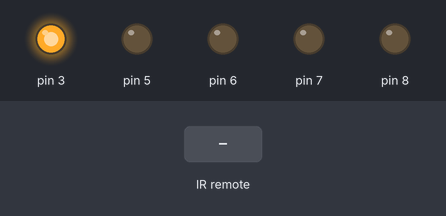
Recording of a sketch running on a simulated Arduino Uno, built with avr-gcc and run on an emulated ATmega328P. On the bench: output pins drawn as LEDs (lit = HIGH). Inputs (shaded band) come from the test bench.

Above: at 1.2 s.
1.3 s: infrared code 0xFF629D received
At 1.4 s:
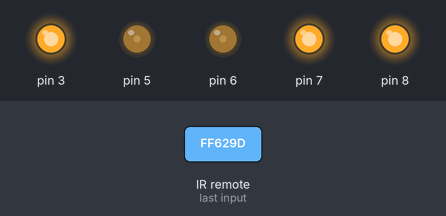
3.0 s: infrared code 0xFFA857 received
At 3.1 s:
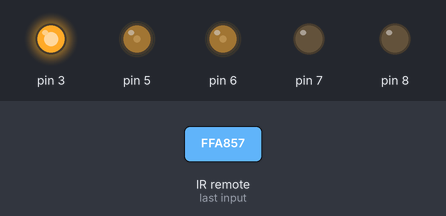
4.7 s: infrared code 0xFF22DD received
At 4.8 s:
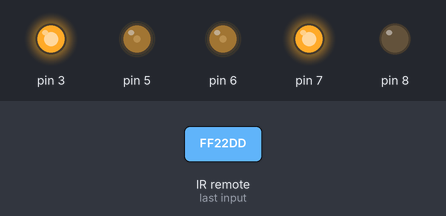
6.4 s: infrared code 0xFFC23D received
At 6.5 s:
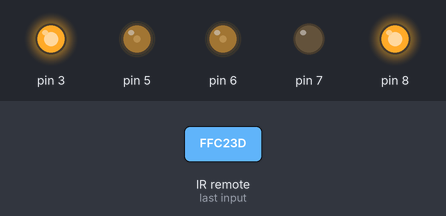
Timing chart, 0 to 9.1 s (numbered marks = the images above; inputs shaded):
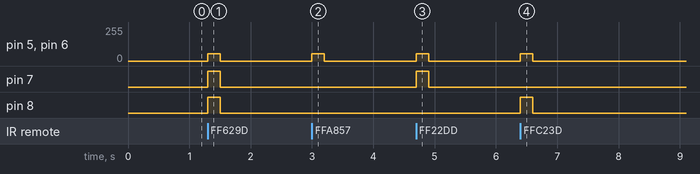

Measured:
- after the input at 1.3 s, pin 5, pin 6: 0/255 → 55/255 at once, → 0/255 0.20 s later; pin 7, pin 8: LOW → HIGH at once, → LOW 0.20 s later
- after the input at 3.0 s, pin 5, pin 6: 0/255 → 55/255 at once, → 0/255 0.20 s later
- after the input at 4.7 s, pin 5, pin 6: 0/255 → 55/255 at once, → 0/255 0.20 s later; pin 7: LOW → HIGH at once, → LOW 0.20 s later
- after the input at 6.4 s, pin 5, pin 6: 0/255 → 55/255 at once, → 0/255 0.20 s later; pin 8: LOW → HIGH at once, → LOW 0.20 s later

The sketch:

robot_car.ino
```cpp
#include "robot_car.h"
#include <IRremote.h>

#define F 16736925  //FORWARD (PRESS)
#define B 16754775  //BACK (PRESS)
#define L 16720605  //LEFT (PRESS)
#define R 16761405  //RIGHT (PRESS)
#define S 16712445  //STOP (PRESS)
#define UNKNOWN_F 5316027     //FORWARD (HOLD)
#define UNKNOWN_B 2747854299  //BACK (HOLD)
#define UNKNOWN_L 1386468383  //LEFT (HOLD)
#define UNKNOWN_R 553536955   //RIGHT (HOLD)
#define UNKNOWN_S 3622325019  //STOP (HOLD)

IRrecv irrecv (9);
decode_results results;

RobotCar car(7, 8, 5, 6, 3); // Initialize the RobotCar object

unsigned long preMillis;

void setup() {
   car.init();
   irrecv.enableIRIn();
}

void loop() {
  if (irrecv.decode(&results)) {
    preMillis = millis();
    irrecv.resume(); // Receive the next value

    switch (results.value) {
      case F:
      case UNKNOWN_F: car.forward(); break;
      case B:
      case UNKNOWN_B: car.backward(); break;
      case L:
      case UNKNOWN_L: car.left(); break;
      case R:
      case UNKNOWN_R: car.right(); break;
      case S:
      case UNKNOWN_S: car.stop(); break;
      default: break;
    }
  }
  else{
    if(millis() - preMillis > 200){
      car.stop();
      preMillis = millis();
    }
  }
}
```

robot_car.cpp
```cpp
#include "robot_car.h"

RobotCar::RobotCar(int pinA1,int pinA2,int pinB1, int pinB2, int standby) {

  _pinA1 = pinA1;
  _pinA2 = pinA2;
  _pinB1 = pinB1;
  _pinB2 = pinB2;
  _standby = standby;
}

void RobotCar::init(){
  pinMode(_pinA1, OUTPUT);
  pinMode(_pinA2, OUTPUT);
  pinMode(_pinB1, OUTPUT);
  pinMode(_pinB2, OUTPUT);
  pinMode(_standby,OUTPUT);
  digitalWrite(_standby,HIGH);
}

void RobotCar::forward() {
  digitalWrite(_pinA1, HIGH);
  digitalWrite(_pinA2, HIGH);
  analogWrite(_pinB1, 55);
  analogWrite(_pinB2, 55);
}

void RobotCar::backward() {
  digitalWrite(_pinA1, LOW);
  digitalWrite(_pinA2, LOW);
  analogWrite(_pinB1, 55);
  analogWrite(_pinB2, 55);
}

void RobotCar::left() {
  digitalWrite(_pinA1, HIGH);
  digitalWrite(_pinA2, LOW);
  analogWrite(_pinB1, 55);
  analogWrite(_pinB2, 55);
}

void RobotCar::right() {
  digitalWrite(_pinA1, LOW);
  digitalWrite(_pinA2, HIGH);
  analogWrite(_pinB1, 55);
  analogWrite(_pinB2, 55);
}

void RobotCar::stop() {
  digitalWrite(_pinA1, LOW);
  digitalWrite(_pinA2, LOW);
  analogWrite(_pinB1, 0);
  analogWrite(_pinB2, 0);
}
```

robot_car.h
```cpp
#ifndef ROBOT_CAR_H
#define ROBOT_CAR_H

#include <Arduino.h>

class RobotCar{

  private:
    int _pinA1;
    int _pinA2;
    int _pinB1;
    int _pinB2;
    int _standby;

  public:
    RobotCar(int _pinA1,int _pinA2,int _pinB1, int _pinB2, int _standby);

    void init();
    void forward();
    void backward();
    void left();
    void right();
    void stop();


};

#endif
```
